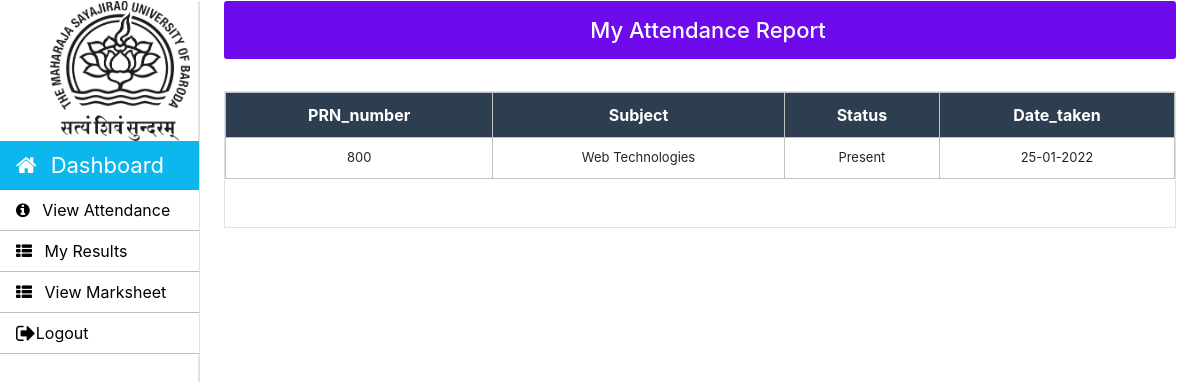
/Student/student-attendance.php (signed in), run on the app's committed database.
### tables this page shows
CREATE TABLE `attendance` (
  `attendance_id` int(10) NOT NULL,
  `PRN_number` bigint(15) NOT NULL,
  `course` varchar(50) NOT NULL,
  `status` varchar(10) NOT NULL,
  `Date_taken` varchar(30) NOT NULL
);

### Student/student-attendance.php (the view, shortened to what this page needs)
<?php
		require_once "../connection/connection.php";
	?>
<!doctype html>
<html lang="en">
	<head>
	</head>
	<body>
		<?php include('../include/student-sidebar.php') ?>
		<main role="main" class="col-xl-10 col-lg-9 col-md-8 ml-sm-auto px-md-4 mb-2 w-100">
			<div class="sub-main">
				<div class="bar-margin text-center flex-wrap flex-md-nowrap pt-3 pb-2 mb-3 text-white admin-dashboard pl-3">
					<h4>My Attendance Report </h4>
				</div>
				<div class="row">
					<div class="col-md-12">
						<section class="border mt-3">
							<table class="w-100 table-elements mb-5 table-three-tr text-center" cellpadding="10">
								<tr class="table-tr-head table-three text-white">
									<th>PRN_number</th>
									<th>Subject</th>
									<th>Status</th>
									<th>Date_taken</th>
								</tr>
								<?php
								$PRN_number=$_SESSION['LoginStudent'];
								$query="select PRN_number,course,status,Date_taken from attendance where PRN_number='$PRN_number'";
								$run=mysqli_query($con,$query);
								while($row=mysqli_fetch_array($run)) {
									echo	"<tr>";
									echo	"<td>".$row['PRN_number']."</td>";
									echo	"<td>".$row['course']."</td>";
									echo	"<td>".$row['status']."</td>";
									echo	"<td>".$row['Date_taken']."</td>";
									echo	"</tr>";
									}
									?>
							</table>
						</section>
					</div>
				</div>
			</div>
		</main>
	</body>
</html>

### css/style.css (style rules this page uses)
h4 { font-size: 22px; }
.admin-dashboard { margin-top: 1px !important; background: #6E0BEC !important; border-radius: 3px; }
.table-elements tr, td, th { font-size: 13px; border: 1px solid rgb(194, 193, 193); padding-left: 10px !important; }
.table-three { background: #2c3e50 !important; }
.table-tr-head { height: 45px !important; padding: 10px !important; margin-top: 5px !important; }
.table-font-for-transcript td, th { font-size: 16px !important; }

### data on the page
attendance: PRN_number "800", course "Web Technologies", status "Present", Date_taken "25-01-2022"
